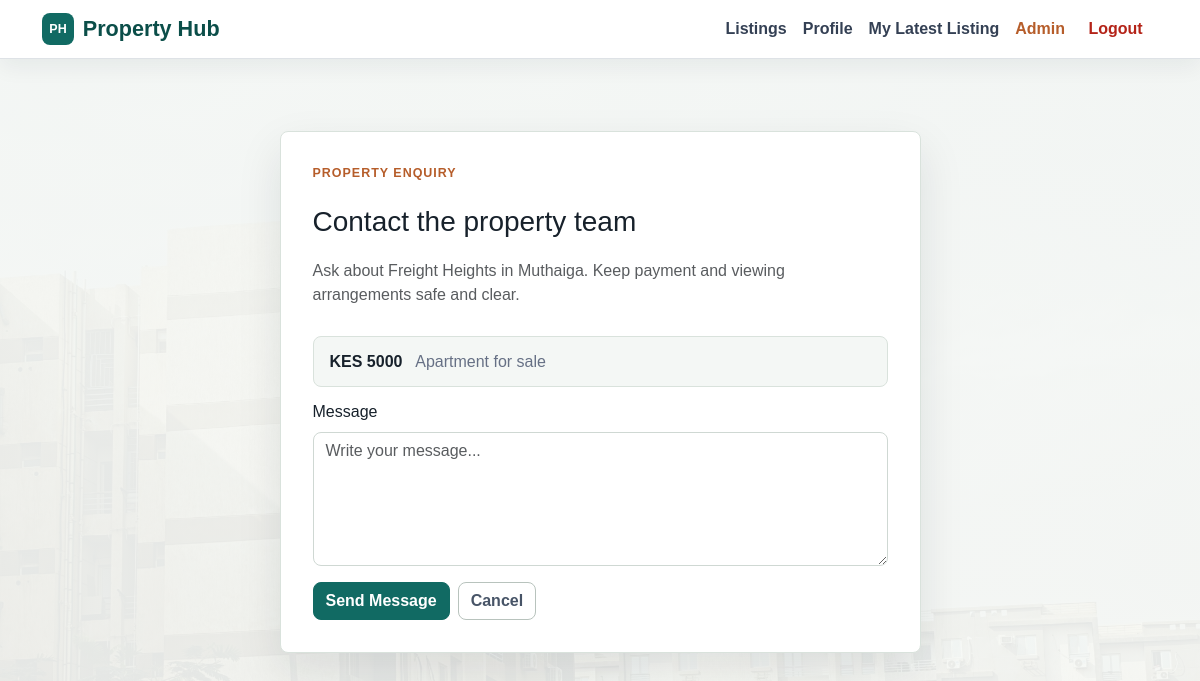
The app's page /listings/property/9/send-message/ (signed in) with its own data.
### listings/models.py (models this page shows, shortened)
class Property(models.Model):
    PROPERTY_TYPES = [
        ('house', 'House'),
        ('apartment', 'Apartment'),
        ('land', 'Land'),
        ('commercial', 'Commercial'),
        ('rental', 'Rental'),
    ]
    LISTING_TYPES = [
        ('sale', 'For Sale'),
        ('rent', 'For Rent'),
    ]
    STATUS_CHOICES = [
        ('available', 'Available'),
        ('sold', 'Sold'),
        ('rented', 'Rented'),
        ('pending', 'Pending'),
    ]
    title = models.CharField(max_length=200)
    description = models.TextField(blank=True, null=True)
    price = models.DecimalField(max_digits=12, decimal_places=2)
    address = models.CharField(max_length=255, blank=True, null=True)
    city = models.CharField(max_length=100, blank=True, null=True)
    state = models.CharField(max_length=100, blank=True, null=True)
    zip_code = models.CharField(max_length=20, blank=True, null=True)
    location = models.CharField(max_length=200)  # keep for quick search
    property_type = models.CharField(max_length=20, choices=PROPERTY_TYPES)
    listing_type = models.CharField(max_length=20, choices=LISTING_TYPES, default='sale')
    bedrooms = models.PositiveIntegerField(blank=True, null=True)
    bathrooms = models.PositiveIntegerField(blank=True, null=True)
    square_feet = models.PositiveIntegerField(blank=True, null=True)
    has_parking = models.BooleanField(default=False)
    has_pool = models.BooleanField(default=False)
    has_gym = models.BooleanField(default=False)
    has_garden = models.BooleanField(default=False)
    status = models.CharField(max_length=20, choices=STATUS_CHOICES, default='available')
    is_featured = models.BooleanField(default=False)
    owner = models.ForeignKey(
        settings.AUTH_USER_MODEL,
        on_delete=models.CASCADE,
        related_name="listings_properties"
    )
    image = models.ImageField(upload_to="property_images/", blank=True, null=True)
    listed_date = models.DateTimeField(auto_now_add=True)
    class Meta:
        ordering = ['-listed_date']
        verbose_name_plural = "Properties"

### listings/views.py (the view, shortened to what this page needs)
# urls.py: path("property/<int:pk>/send-message/", send_message, name="send_message"),
@login_required
def send_message(request, pk):
    property_obj = get_object_or_404(Property, pk=pk)
    return render(request, "listings/send_message.html", {"property": property_obj})

### accounts/models.py (called while the page is built)
    @property
    def is_seller(self):
        return self.role == self.Roles.SELLER

    @property
    def is_admin(self):
        return self.role == self.Roles.ADMIN or self.is_superuser

### listings/templates/listings/send_message.html (shortened to what this page needs)
{% extends "base.html" %}
{% block content %}
<div class="row justify-content-center py-5">
  <div class="col-lg-7">
    <div class="app-card contact-card">
      <p class="eyebrow">Property enquiry</p>
      <h1 class="h3">Contact the property team</h1>
      <p class="text-muted">Ask about {{ property.title }} in {{ property.location }}. Keep payment and viewing arrangements safe and clear.</p>
      <div class="contact-summary">
        <strong>KES {{ property.price|floatformat:0 }}</strong>
        <span>{{ property.get_property_type_display }} {{ property.get_listing_type_display|lower }}</span>
      </div>
      <form method="post">
        <label for="message" class="form-label">Message</label>
        <textarea id="message" name="message" rows="5" class="form-control" placeholder="Write your message..." required></textarea>
        <div class="d-flex gap-2 mt-3">
          <button type="submit" class="btn btn-primary">Send Message</button>
          <a href="{% url 'property_detail' property.pk %}" class="btn btn-outline-secondary">Cancel</a>
        </div>
      </form>
    </div>
  </div>
</div>
{% endblock %}

### static/css/style.css (style rules this page uses)
:root { --ph-ink: #17212b; --ph-muted: #667085; --ph-soft: #f4f7f5; --ph-surface: #ffffff; --ph-border: #d9e2dc; --ph-primary: #116a63; --ph-primary-dark: #0b4e49; --ph-accent: #b65d2a; --ph-danger: #b42318; --ph-shadow: 0 18px 45px rgba(23, 33, 43, 0.1); }
* { box-sizing: border-box; }
body { min-height: 100vh; color: var(--ph-ink); font-family: Arial, Helvetica, sans-serif; background: linear-gradient(180deg, rgba(244, 247, 245, 0.96), rgba(247, 249, 247, 0.92)), url("../images/pexels-mahmoud-zakariya-2154822140-34975232 (2).jpg") center top / cover fixed; }
a { color: var(--ph-primary); }
.btn { border-radius: 8px; font-weight: 700; letter-spacing: 0; transition: background-color .18s ease, border-color .18s ease, color .18s ease, box-shadow .18s ease, transform .18s ease; }
.btn-primary { background: var(--ph-primary); border-color: var(--ph-primary); }
.btn-outline-secondary { color: #475467; border-color: #b8c3bd; }
.app-card, .property-card { background: var(--ph-surface); border: 1px solid var(--ph-border); border-radius: 8px; box-shadow: var(--ph-shadow); }
.app-card { padding: 2rem; }
.eyebrow { margin-bottom: .55rem; color: var(--ph-accent); font-size: .78rem; font-weight: 800; letter-spacing: .08em; text-transform: uppercase; }
.form-control, .form-select { border-color: #cfd8d3; border-radius: 8px; }
.contact-card { display: grid; gap: .8rem; }
.contact-summary { display: flex; flex-wrap: wrap; gap: .5rem .8rem; align-items: center; padding: .8rem 1rem; background: var(--ph-soft); border: 1px solid var(--ph-border); border-radius: 8px; }
.contact-summary span { color: var(--ph-muted); }

### records on screen
Property: title "Freight Heights", location "Muthaiga", price "5000", property_type "Apartment", listing_type "for sale"
